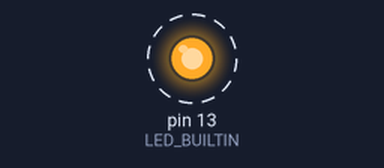
Simulated run of this sketch. Board: Arduino Uno, built with avr-gcc and run on an emulated ATmega328P. Parts: output pins drawn as LEDs (lit = HIGH). Dashed ring = blinking. What the sketch prints to the serial monitor is not drawn.

Above: at 0.5 s.
Timing chart, 0 to 4.6 s (numbered marks = the images above):
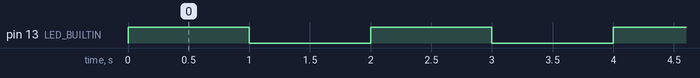

Measured:
- by itself, pin 13 (LED_BUILTIN): alternates HIGH for 1.0 s and LOW for 1.0 s

The sketch:

Hello_world.ino
```cpp
void setup() {
    // put your setup code here, to run once:
    pinMode(LED_BUILTIN, OUTPUT);
    Serial.begin(115200);
    Serial.println("Hello world!");
}

void loop() {
    // put your main code here, to run repeatedly:
    digitalWrite(LED_BUILTIN, HIGH);
    delay(1000);
    digitalWrite(LED_BUILTIN, LOW);
    delay(1000);
    Serial.println("Hoorah!");
}
```
